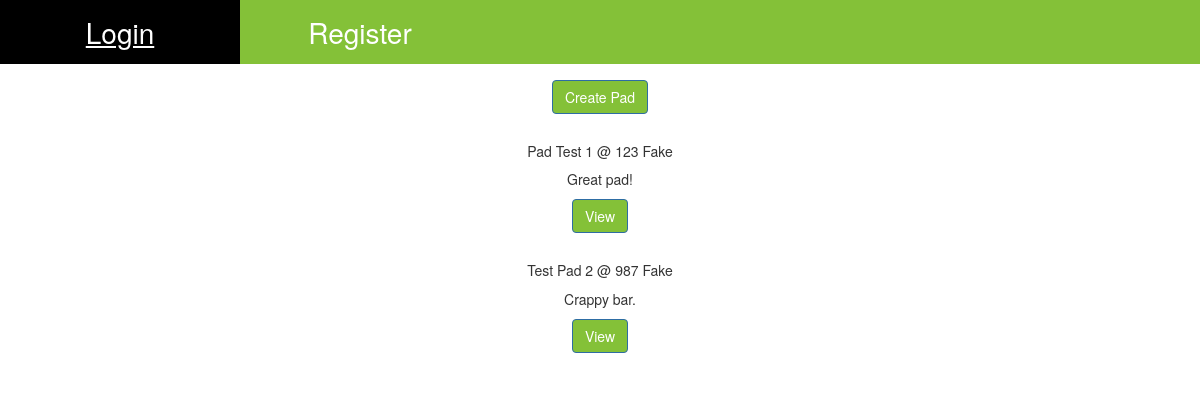
Before: /pads/ with the older database file.
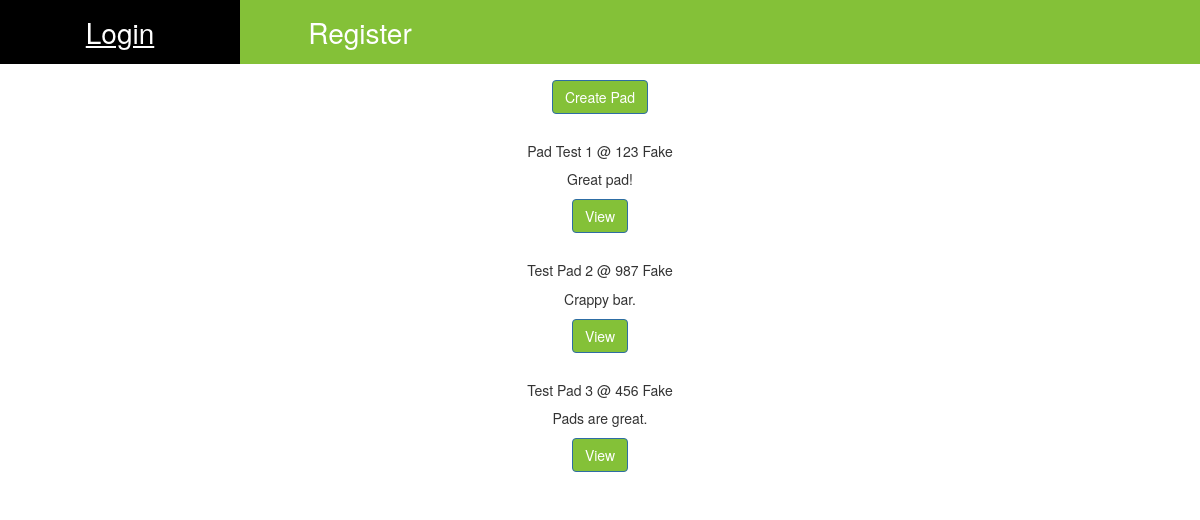
After: the same page with the newer database file.
### pads/models.py (models this page shows, shortened)
class Pad(models.Model):
    name            = models.CharField(max_length=50)
    address         = models.CharField(max_length=200)
    description     = models.TextField(max_length=200)
    owner           = models.OneToOneField(Hopper, null=True, on_delete=models.SET_NULL)
    active          = models.BooleanField(default=True)
    slug            = models.SlugField(null=True, unique=True, editable=False)
    created_at      = models.DateTimeField(default=timezone.now)
    def get_absolute_url(self):
        return reverse('pads:read', kwargs={'slug': self.slug})

### pads/views.py (the view)
class PadListView(ListView):
    queryset = Pad.objects.all()
    template_name = 'pads/list.html'
    def get_queryset(self, *args, **kwargs):
        request = self.request
        return Pad.objects.all()

### pads/templates/pads/list.html (shortened to what this page needs)
{% extends 'base.html' %}
{% block content %}
  {% if not request.user.hopper.pad %}
    <div class="text-center">
        <a href="create" class="btn btn-primary"<span class="badge">Create Pad</a>
    </div>
  {% else %}
    <div class="text-center">
        <a href="update" class="btn btn-primary"<span class="badge">Update Pad</a>
        </br>
        </br>
    </div>
  {% endif %}
  {% for obj in object_list %}
    {% include 'pads/snippets/card.html' with object=obj %}
  {% endfor %}
{% endblock content %}

### pads/templates/pads/snippets/card.html
<div class="card">
  <div class="card text-center">
    <div class="card-body">
      <h5 class="card-title">{{ object.name }} @ {{ object.address }}</h5>
      <p class="card-text">{{ object.description }}</p>
      <a href="{{ object.get_absolute_url }}" class="btn btn-primary"<span class="badge">View</span></a>
    </div>
  </div>
</div>

Changed rows visible on the page:
added Pad: name "Test Pad 3", address "456 Fake", description "Pads are great."
